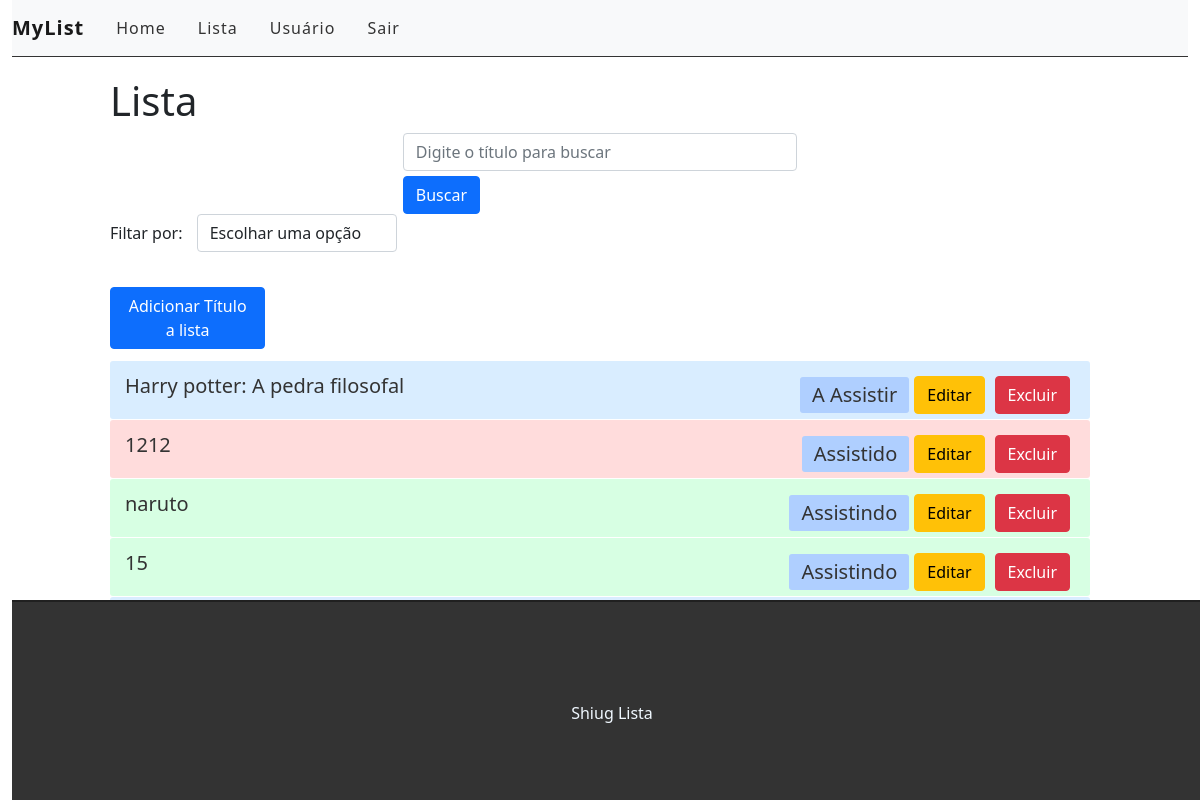
The app's page / (signed in), older data.
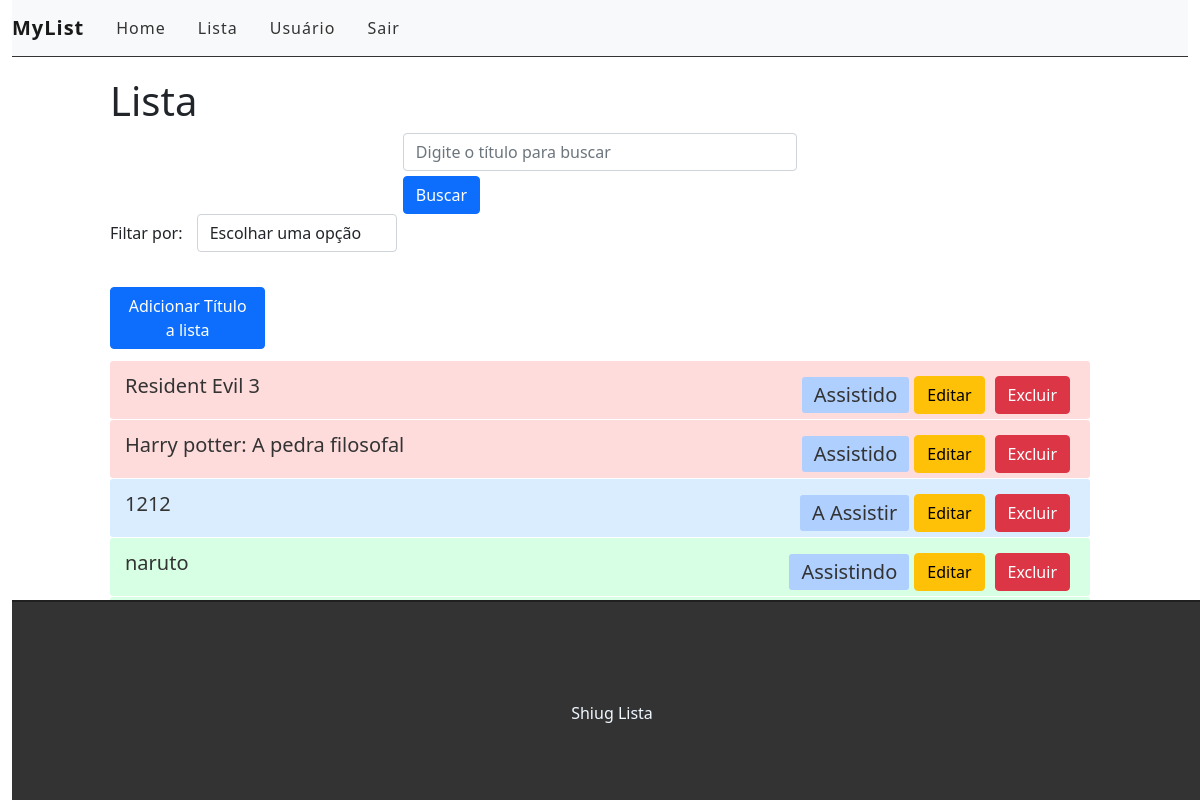
The same page, newer data.
### list/models.py (models this page shows, shortened)
class Lista(models.Model):
    STATUS = (
    ('Assistindo','Assistindo'),
    ('Assistido', 'Assistido'),
    ('A Assistir','A Assistir'),
    )
    Tipo = (
        ('Filme', 'Filme'),
        ('Anime','Anime'),
        ('Série','Série'),
    )
    user = models.ForeignKey(get_user_model(), on_delete=models.CASCADE)
    titulo = models.CharField(max_length=255)
    descricao = models.TextField()
    status = models.CharField(
        max_length=10,
        choices=STATUS,
        blank=True,
    )
    tipo = models.CharField(
        max_length=5,
        choices=Tipo
    )
    created_at = models.DateTimeField(auto_now_add=True)
    updated_at = models.DateTimeField(auto_now=True)

### list/views.py (the view)
# urls.py: path('', views.lista, name="lista"),
@login_required
def lista(request):
    search = request.GET.get('titulo')
    filter = request.GET.get('filter')
    if search:
        listas = Lista.objects.filter(titulo__icontains=search, user=request.user)
    elif filter:
        listas = Lista.objects.filter(status=filter, user=request.user)
    else:
        listas_pg = Lista.objects.all().order_by('-created_at').filter(user=request.user)
        paginacao = Paginator(listas_pg, 5)
        page = request.GET.get('page')
        listas = paginacao.get_page(page)
    return render(request, 'list/lista.html', {'listas' : listas})

### list/templates/list/lista.html (shortened to what this page needs)
{% extends 'base.html'%}
{% block content%}
 <div class="offset-1 col-10 list-div">
    <h1>Lista</h1>
    <div class="row">
        <div class="col-5 search-div">
            <form method="GET" class="form-inline" id="search-form" autocomplete="off">
                <input class="form-control" type="text" id="titulo" name="titulo" placeholder="Digite o título para buscar" value="{{ request.GET.titulo }}">
                <input style="margin-top: 5px;" type="submit" class="btn btn-primary" value="Buscar" id="search-btn">
            </form>
        </div>
        <div class="col-12 filter-div">
            <span>Filtar por:</span>
            <select name="filter" id="filter" class="form-control">
                <option value="">Escolhar uma opção</option>
            </select>
        </div>
    </div>
    <div class="col-2 add-div">
        <a href="{% url 'adicionar' %}" class="btn btn-primary btn-addbtn">Adicionar Título a lista</a>
    </div>
    <ul class="list-lista">
        {% for lista in listas %}
        {% if lista.status == 'A Assistir' %}
            <li class="list-item">
        {% elif lista.status == 'Assistindo' %}
            <li class="list-item assis">
        {% else %}
            <li class="list-item vist">
        {% endif %}
                <span><a href="/list/{{lista.id}}" class="link-list">{{lista.titulo}}</a></span>
                <span><a class="btn btn-danger botadd" href="{% url 'delete' lista.id%}"onclick="return confirm('Tem certeza que deseja deletar este título?')">Excluir</a></span>
                <span><a class="btn btn-warning botedt" href="{% url 'editar' lista.id %}">Editar</a></span>
                <span><a href="{% url 'changestatus' lista.id %}" class="link-list status">{{lista.status}}</a></span>
            </li>
        {% endfor %}
    </ul>
    <div class="pagination">
        <span class="step-links">
            {% if listas.paginator.num_pages%}
            <span class="current">
            </span>
            {% endif %}
            {% if listas.has_next %}
                <a class="btn btn-secondary direita" href="?page={{listas.next_page_number}}">&#8594;</a>
            {% endif %}
        </span>
    </div>
 </div>
{% endblock %}

### list/templates/base.html (shortened to what this page needs)
{% load static %}
<!DOCTYPE html>
<html lang="en">
<head>
    <link rel="stylesheet" href="{% static 'css/style.css' %}">
    <link rel="stylesheet" href="https://cdn.jsdelivr.net/npm/bootstrap@5.1.3/dist/css/bootstrap.min.css"
>
</head>
<body>
    <div class="container-fluid">
        <nav class="navbar navbar-expand-lg navbar-light bg-light">
            <a href="/" class="navbar-brand">MyList</a>
            <ul class="nav">
                {% if user.is_authenticated %}
                <li class="nav-item">
                    <a class="nav-link" href="/">Home</a>
                </li>
                <li class="nav-item">
                    <a class="nav-link" href="#">Lista</a>
                </li>
                <li class="nav-item">
                    <a class="nav-link" href="/user/">Usuário</a>
                </li>
                {% else %}
                <li class="nav-item">
                    <a class="nav-link" href="/accounts/login">Login</a>
                </li>
                {% endif %}
                {% if user.is_authenticated %}
                <li class="nav-item">
                    <a class="nav-link" href="/accounts/logout">Sair</a>
                </li>
                {% endif %}
          </ul>
        </nav>
        {% block content %}
        {% endblock %}
        <footer>
            <p>Shiug Lista</p>
        </footer>
    </div>
</body>
</html>

### list/static/css/style.css (style rules this page uses)
.container-fluid { padding: 0; }
.navbar { border-bottom: 1px solid #333; margin-bottom: 20px; }
.navbar-brand { font-weight: bold; letter-spacing: 1px; }
a.nav-link { color: #333; letter-spacing: 1px; }
.add-div { display: inline-block; color: #fff; padding: 8px; border-radius: 5px; margin-right: 25px; padding-left: 0px; padding-top: 20px; padding-bottom: 2px; }
.search-div { padding: 0; margin-top: 15px; margin-bottom: 15px; margin: auto; display: inline-block; }
#filter { display: inline-block; width: 200px; margin-left: 10px; }
.filter-div { margin-bottom: 15px; padding: 0; }
.list-div { padding: 0; }
.list-lista { padding-left: 0; padding-top: 10px; }
.list-item { list-style: none; font-size: 20px; height: 58px; padding: 0px 15px; padding-top: 10px; background-color: rgb(217, 237, 255); border-radius: 3px; margin-bottom: 1px; }
.list-item.assis { background-color: rgb(215, 255, 227); }
.list-item.vist { background-color: rgb(255, 220, 220); }
.link-list.status { float: right; margin-top: 6px; border: 2px; border-radius: 3px; background-color: #afcfff; padding: .200rem .75rem; }
.botadd, .botedt { margin: 5px; float: right; padding-top: 50%; }
footer { background-color: #333; height: 200px; border-top: 2px solid #202020; bottom: 0; position: absolute; bottom: 0; width: 100%; }
footer p { color: aliceblue; text-align: center; top: 50%; position: relative; }
a.link-list { text-decoration: none; color: #333; }
.pagination { margin-bottom: 20px; }
.step-links { position: relative; margin-left: auto; margin-right: auto; }
.step-links .current { margin-left: 5px; margin-right: 5px; }

Row changes from the older to the newer data that the page shows:
no longer on this page (row unchanged): Lista: titulo "15", status "Assistindo"
added Lista: titulo "Resident Evil 3", status "Assistido"
changed Lista "Harry potter: A pedra filosofal": status "A Assistir" → "Assistido"
changed Lista: status "Assistido" → "A Assistir"
